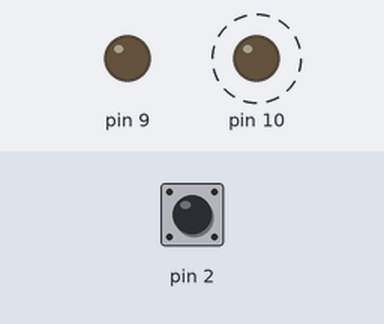
This sketch was run on a simulated Arduino Uno, built with avr-gcc and run on an emulated ATmega328P. Shown: output pins drawn as LEDs (lit = HIGH). Dashed ring = blinking. The test bench sets the inputs (shaded band); at power-on: pin 2 HIGH.

Above: at 3.8 s.
3.9 s: pin 2 pulled LOW for 1.3 s
At 4.8 s:
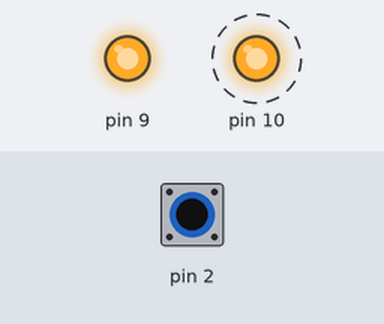
7.4 s: pin 2 pulled LOW for 3.2 s
At 12.7 s:
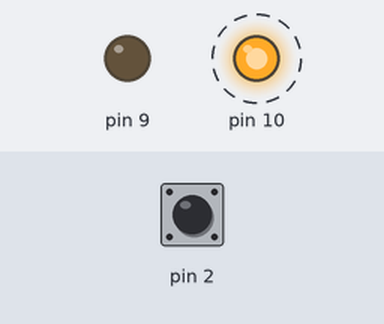
Timing chart, 0 to 18.1 s (numbered marks = the images above; inputs shaded):
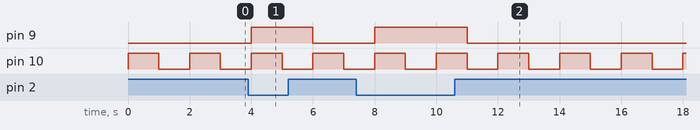

The sketch:

A05_blinkNonBloccante.ino
```cpp
/*
 - blink del led sul pin 10
 - led sul pin 9 controllato dal bt sul pin 2
*/

void setup() {
  pinMode(2, INPUT_PULLUP);
  pinMode(9, OUTPUT);
  pinMode(10, OUTPUT);
}

void loop() {
  digitalWrite(10, !digitalRead(10));
  delay(1000);

  if (!digitalRead(2)) {
    digitalWrite(9, HIGH);
  } else {
    digitalWrite(9, LOW);
  }
}
```

Measured:
- after the input at 3.9 s, pin 9: LOW → HIGH after 0.10 s, → LOW 2.0 s later
- after the input at 7.4 s, pin 9: LOW → HIGH after 0.60 s, → LOW 3.0 s later
- by itself, pin 10: alternates HIGH for 1.0 s and LOW for 1.0 s
